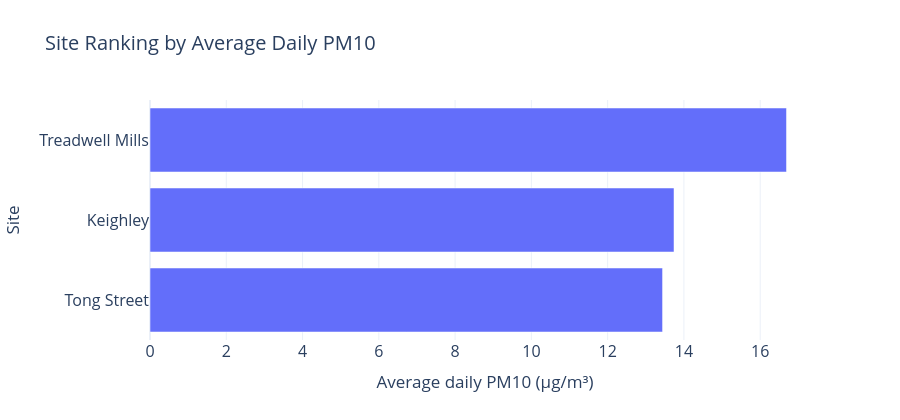

The code cell stored with this chart in its notebook:
### Code cell
fig_rank_pm10 = px.bar(
    rank_pm10,
    x="pm10_avg_daily",
    y="site",
    orientation="h",
    title="Site Ranking by Average Daily PM10",
    labels={
        "pm10_avg_daily": "Average daily PM10 (µg/m³)",
        "site": "Site"
    },
    hover_data={"pm10_days_with_data": True},
)

fig_rank_pm10.update_layout(
    template="plotly_white",
    height=420,
    title_font_size=20
)

# Make axis ticks larger
fig_rank_pm10.update_xaxes(
    tickfont=dict(size=16),
    title_font=dict(size=17)
)

fig_rank_pm10.update_yaxes(
    categoryorder="total ascending",
    tickfont=dict(size=16),
    title_font=dict(size=17)
)

fig_rank_pm10.show()

pio.write_html(
    fig_rank_pm10,
    out_dir / "ranking_pm10_by_site.html",
    include_plotlyjs="cdn"
)

### Figure 1 — Plotly figure (JSON) as saved in the notebook; plotly's stock layout.template omitted (floating-point values rounded to 4 significant figures)
{"data": [{"customdata": [[28], [78], [64]], "hovertemplate": "Average daily PM10 (µg/m³)=%{x}<br>Site=%{y}<br>pm10_days_with_data=%{customdata[0]}<extra></extra>", "legendgroup": "", "marker": {"color": "#636efa", "pattern": {"shape": ""}}, "name": "", "orientation": "h", "showlegend": false, "textposition": "auto", "type": "bar", "x": [16.69, 13.74, 13.44], "xaxis": "x", "y": ["Treadwell Mills", "Keighley", "Tong Street"], "yaxis": "y"}], "layout": {"barmode": "relative", "height": 420, "legend": {"tracegroupgap": 0}, "title": {"font": {"size": 20}, "text": "Site Ranking by Average Daily PM10"}, "xaxis": {"anchor": "y", "domain": [0, 1], "tickfont": {"size": 16}, "title": {"font": {"size": 17}, "text": "Average daily PM10 (µg/m³)"}}, "yaxis": {"anchor": "x", "categoryorder": "total ascending", "domain": [0, 1], "tickfont": {"size": 16}, "title": {"font": {"size": 17}, "text": "Site"}}}}
